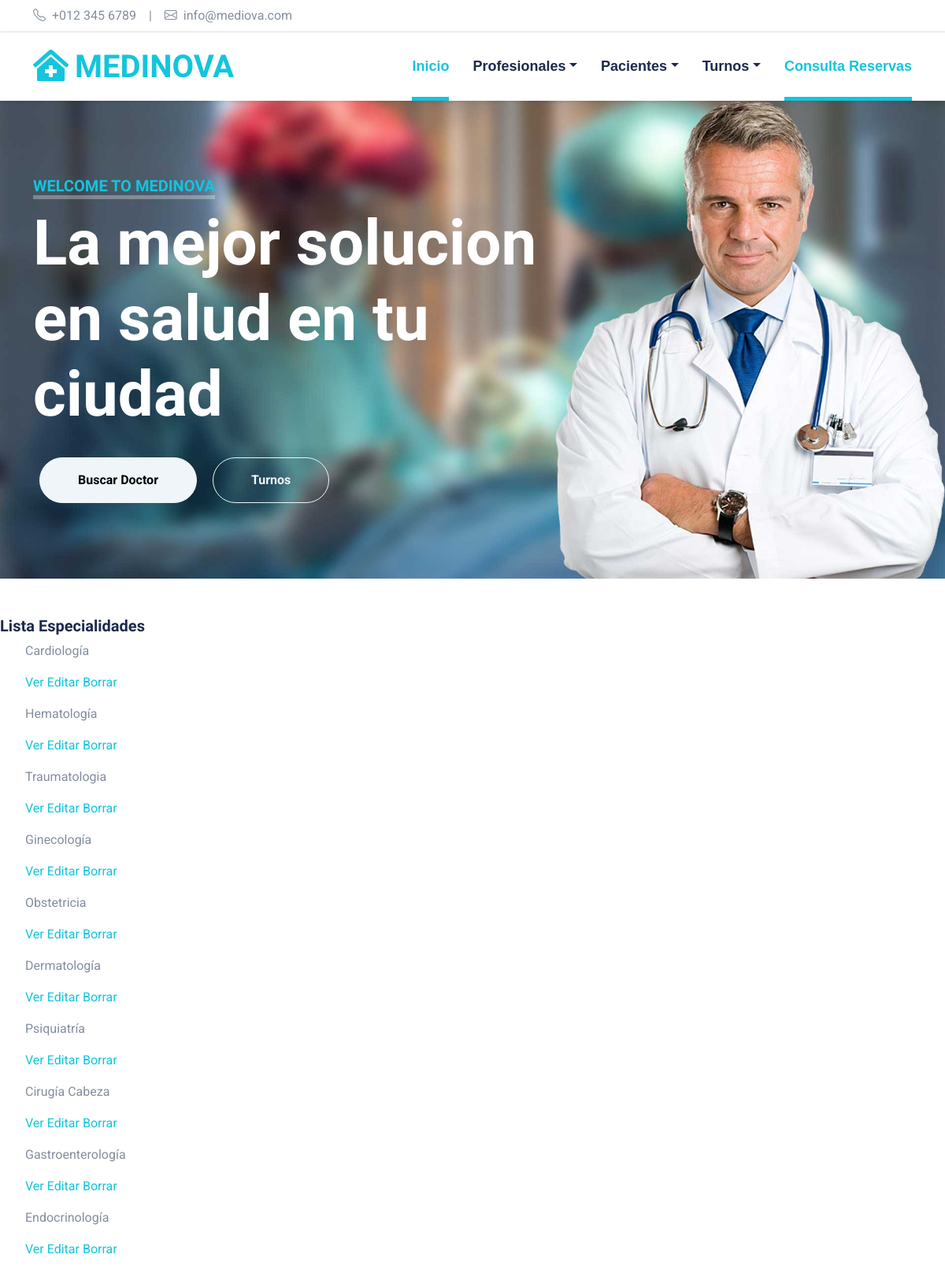
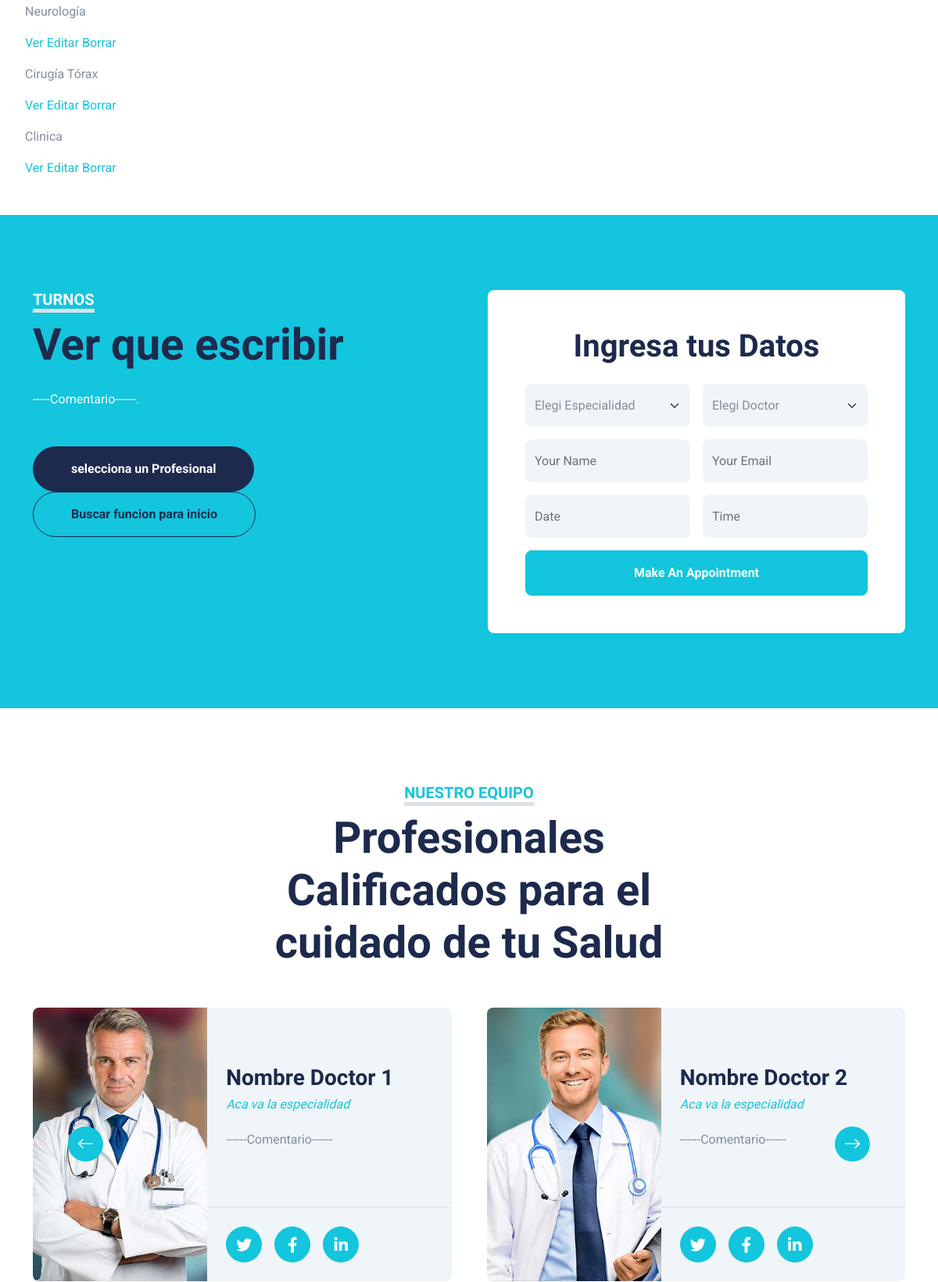
/AppTurnos1/especialidades/lista/ (upper part), run on an earlier commit of the app's database (2 pictures, top to bottom).
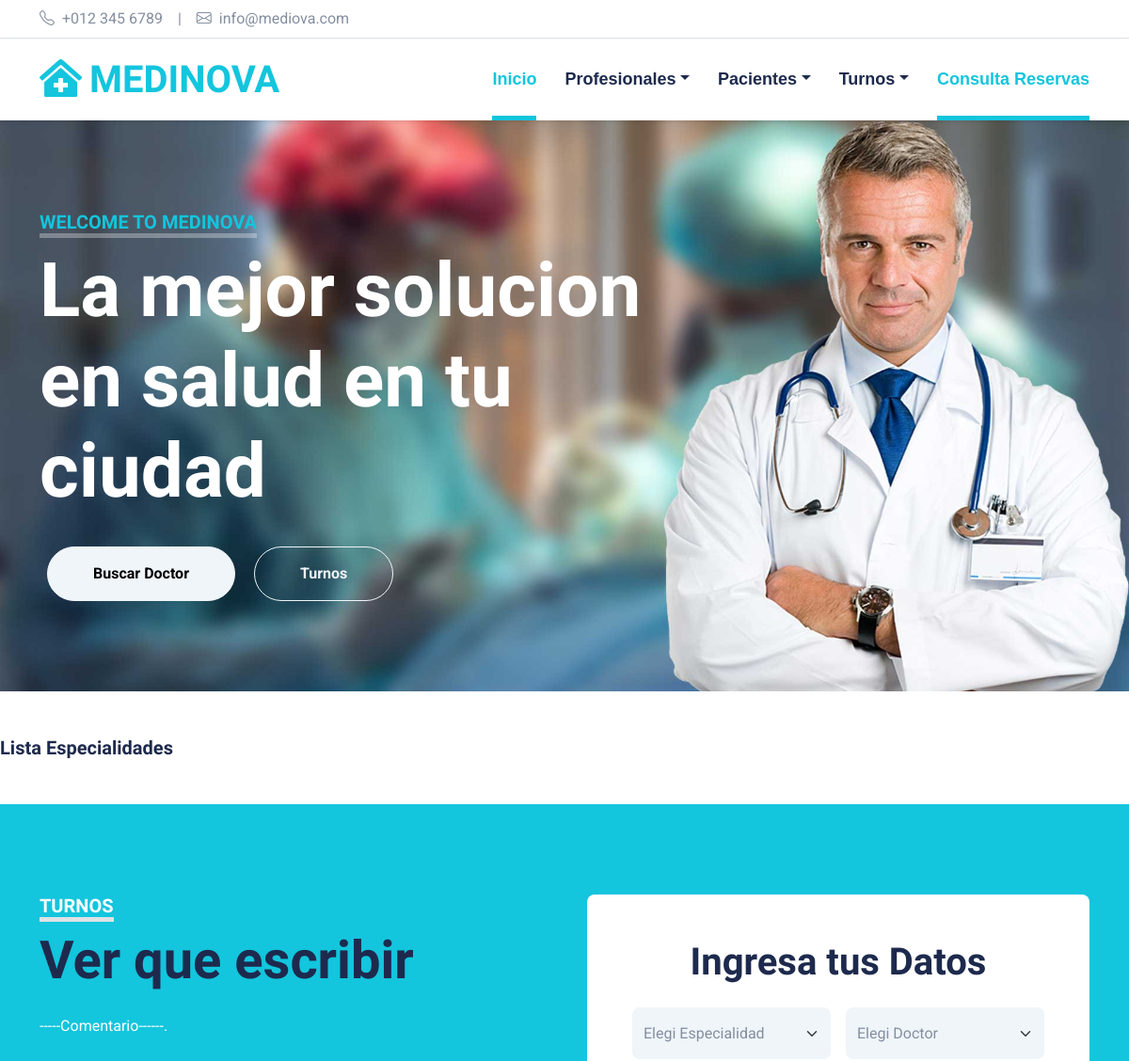
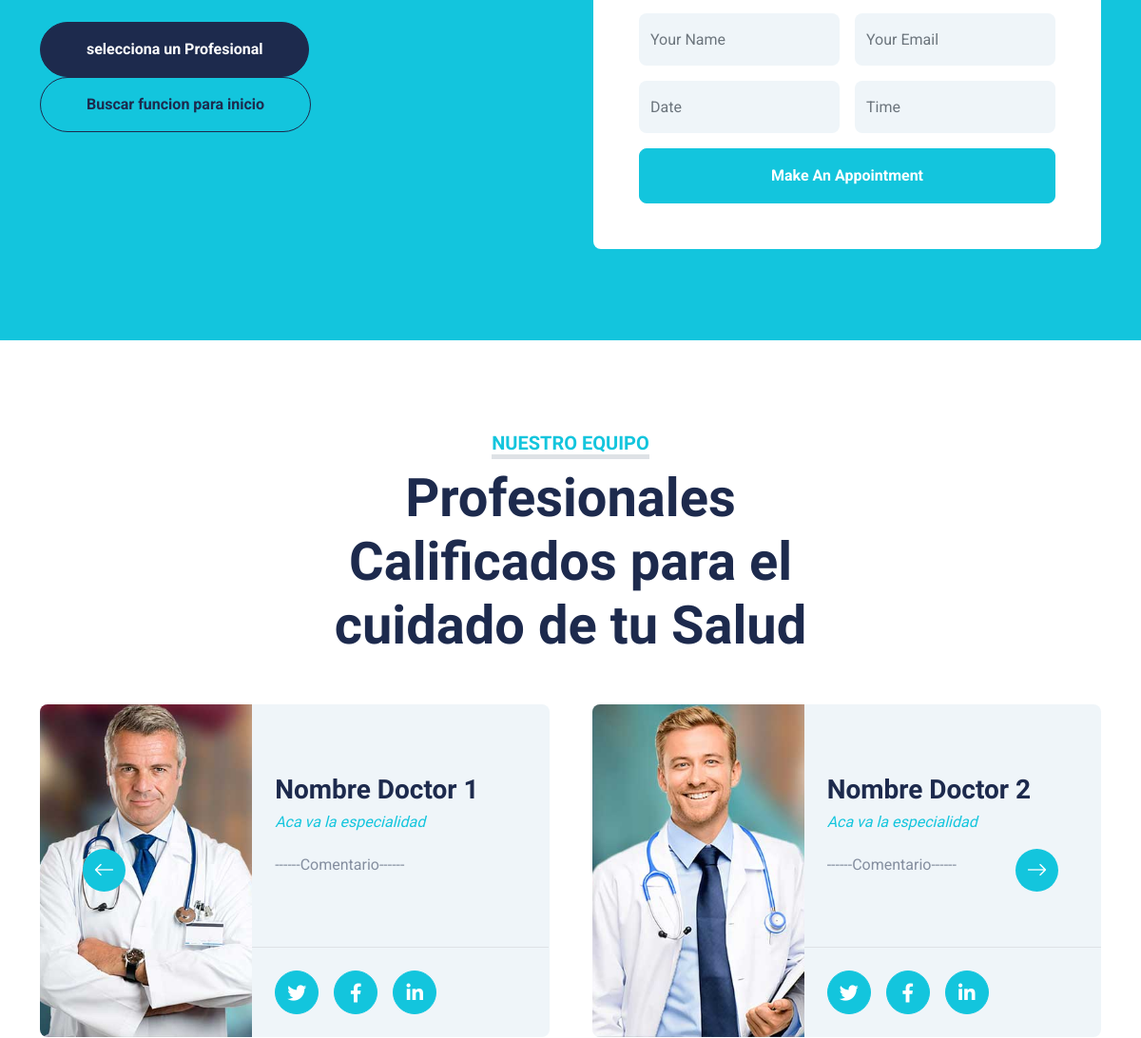
And on a later commit of the database (2 pictures, top to bottom).
### AppTurnos1/models.py (models this page shows, shortened)
class especialidades(models.Model):
    especialidad= models.CharField(max_length=40)

### AppTurnos1/views.py (the view)
# urls.py: path('especialidades/lista/', views.especialidadList.as_view(),name='List'),
class especialidadList(ListView):
    model = especialidades
    template= 'AppTurnos1/especialidades_List.html'

### AppTurnos1/templates/AppTurnos1/especialidades_List.html
{% extends "AppTurnos1/index.html" %}
{% load static %}
{% block Acavaloquecambia %}
<h5> Lista Especialidades </h5>
<ul>
    {% for especialidad in object_list %}
        <p>{{especialidad.especialidad}}</p>
        <p>
            <a href="{% url 'Detail' especialidad.id %}"> Ver</a>
            <a href="{% url 'Edit' especialidad.id %}"> Editar</a>
            <a href="{% url 'Delete' especialidad.id %}"> Borrar</a>
        </p>
    {% endfor %}
</ul>
{% endblock %}

### AppTurnos1/templates/AppTurnos1/index.html (shortened to what this page needs)
<!DOCTYPE html>
<html lang="en">
<head>
    {%load static%}
    <link href="https://cdnjs.cloudflare.com/ajax/libs/font-awesome/5.15.0/css/all.min.css" rel="stylesheet">
    <link href="https://cdn.jsdelivr.net/npm/bootstrap-icons@1.4.1/font/bootstrap-icons.css" rel="stylesheet">
    <link href="lib/owlcarousel/assets/owl.carousel.min.css" rel="stylesheet">
    <link href="lib/tempusdominus/css/tempusdominus-bootstrap-4.min.css" rel="stylesheet" />
    <link href="{%static 'Appturnos1/css/bootstrap.min.css' %}" rel="stylesheet">
    <link href="{%static 'Appturnos1/css/style.css' %}" rel="stylesheet">
</head>
<body>
    <div class="container-fluid py-2 border-bottom d-none d-lg-block">
        <div class="container">
            <div class="row">
                <div class="col-md-6 text-center text-lg-start mb-2 mb-lg-0">
                    <div class="d-inline-flex align-items-center">
                        <a class="text-decoration-none text-body pe-3" href=""><i class="bi bi-telephone me-2"></i>+012 345 6789</a>
                        <span class="text-body">|</span>
                        <a class="text-decoration-none text-body px-3" href=""><i class="bi bi-envelope me-2"></i>info@mediova.com</a>
                    </div>
                </div>
            </div>
        </div>
    </div>
    <div class="container-fluid sticky-top bg-white shadow-sm">
        <div class="container">
            <nav class="navbar navbar-expand-lg bg-white navbar-light py-3 py-lg-0">
                <a href="index.html" class="navbar-brand">
                    <h1 class="m-0 text-uppercase text-primary"><i class="fa fa-clinic-medical me-2"></i>Medinova</h1>
                </a>
                <div class="collapse navbar-collapse" id="navbarCollapse">
                    <div class="navbar-nav ms-auto py-0">
                        <a class="nav-item nav-link active" href="{% url 'inicio' %}" >Inicio </a>
                        <div class="nav-item dropdown">
                            <a href="#" class="nav-link dropdown-toggle" data-bs-toggle="dropdown">Profesionales</a>
                        </div>
                        <div class="nav-item dropdown">
                            <a href="#" class="nav-link dropdown-toggle" data-bs-toggle="dropdown">Pacientes</a>
                        </div>
                        <div class="nav-item dropdown">
                            <a href="#" class="nav-link dropdown-toggle" data-bs-toggle="dropdown">Turnos</a>
                        </div>
                        <a class="nav-item nav-link active" href="{% url 'turnoReservado' %}">Consulta Reservas</a>
                    </div>
                </div>
            </nav>
        </div>
    </div>
    <div class="container-fluid bg-primary py-5 mb-5 hero-header">
        <div class="container py-5">
            <div class="row justify-content-start">
                <div class="col-lg-8 text-center text-lg-start">
                    <h5 class="d-inline-block text-primary text-uppercase border-bottom border-5" style="border-color: rgba(256, 256, 256, .3) !important;">Welcome To Medinova</h5>
                    <h1 class="display-1 text-white mb-md-4">La mejor solucion en salud en tu ciudad</h1>
                    <div class="pt-2">
                        <a href="" class="btn btn-light rounded-pill py-md-3 px-md-5 mx-2">Buscar Doctor</a>
                        <a href="" class="btn btn-outline-light rounded-pill py-md-3 px-md-5 mx-2">Turnos</a>
                    </div>
                </div>
            </div>
        </div>
    </div>
    {% block Acavaloquecambia %}
    {% endblock %}
    <div class="container-fluid bg-primary my-5 py-5">
        <div class="container py-5">
            <div class="row gx-5">
                <div class="col-lg-6 mb-5 mb-lg-0">
                    <div class="mb-4">
                        <h5 class="d-inline-block text-white text-uppercase border-bottom border-5">Turnos</h5>
                        <h1 class="display-4">Ver que escribir</h1>
                    </div>
                    <p class="text-white mb-5">-----Comentario------.</p>
                    <a class="btn btn-dark rounded-pill py-3 px-5 me-3" href="">selecciona un Profesional</a>
                    <a class="btn btn-outline-dark rounded-pill py-3 px-5" href="">Buscar funcion para inicio</a>
                </div>
                <div class="col-lg-6">
                    <div class="bg-white text-center rounded p-5">
                        <h1 class="mb-4">Ingresa tus Datos</h1>
                        <form>
                            <div class="row g-3">
                                <div class="col-12 col-sm-6">
                                    <select class="form-select bg-light border-0" style="height: 55px;">
                                        <option selected>Elegi Especialidad</option>
                                    </select>
                                </div>
                                <div class="col-12 col-sm-6">
                                    <select class="form-select bg-light border-0" style="height: 55px;">
                                        <option selected>Elegi Doctor</option>
                                    </select>
                                </div>
                                <div class="col-12 col-sm-6">
                                    <input type="text" class="form-control bg-light border-0" placeholder="Your Name" style="height: 55px;">
                                </div>
                                <div class="col-12 col-sm-6">
                                    <input type="email" class="form-control bg-light border-0" placeholder="Your Email" style="height: 55px;">
                                </div>
                                <div class="col-12 col-sm-6">
                                    <div class="date" id="date" data-target-input="nearest">
                                        <input type="text"
                                            class="form-control bg-light border-0 datetimepicker-input"
                                            placeholder="Date" data-target="#date" data-toggle="datetimepicker" style="height: 55px;">
                                    </div>
                                </div>
                                <div class="col-12 col-sm-6">
                                    <div class="time" id="time" data-target-input="nearest">
                                        <input type="text"
                                            class="form-control bg-light border-0 datetimepicker-input"
                                            placeholder="Time" data-target="#time" data-toggle="datetimepicker" style="height: 55px;">
                                    </div>
                                </div>
                                <div class="col-12">
                                    <button class="btn btn-primary w-100 py-3" type="submit">Make An Appointment</button>
                                </div>
                            </div>
                        </form>
                    </div>
                </div>
            </div>
        </div>
    </div>
    <div class="container-fluid py-5">
        <div class="container">
            <div class="text-center mx-auto mb-5" style="max-width: 500px;">
                <h5 class="d-inline-block text-primary text-uppercase border-bottom border-5">Nuestro Equipo</h5>
                <h1 class="display-4">Profesionales Calificados para el cuidado de tu Salud </h1>
            </div>
            <div class="owl-carousel team-carousel position-relative">
                <div class="team-item">
                    <div class="row g-0 bg-light rounded overflow-hidden">
                        <div class="col-12 col-sm-5 h-100">
                            <img class="img-fluid h-100" src="img/team-1.jpg" style="object-fit: cover;">
                        </div>
                        <div class="col-12 col-sm-7 h-100 d-flex flex-column">
                            <div class="mt-auto p-4">
                                <h3>Nombre Doctor 1</h3>
                                <h6 class="fw-normal fst-italic text-primary mb-4">Aca va la especialidad</h6>
                                <p class="m-0">------Comentario------</p>
                            </div>
                            <div class="d-flex mt-auto border-top p-4">
                                <a class="btn btn-lg btn-primary btn-lg-square rounded-circle me-3" href="#"><i class="fab fa-twitter"></i></a>
                                <a class="btn btn-lg btn-primary btn-lg-square rounded-circle me-3" href="#"><i class="fab fa-facebook-f"></i></a>
                                <a class="btn btn-lg btn-primary btn-lg-square rounded-circle" href="#"><i class="fab fa-linkedin-in"></i></a>
                            </div>
                        </div>
                    </div>
                </div>
                <div class="team-item">
                    <div class="row g-0 bg-light rounded overflow-hidden">
                        <div class="col-12 col-sm-5 h-100">
                            <img class="img-fluid h-100" src="img/team-2.jpg" style="object-fit: cover;">
                        </div>
                        <div class="col-12 col-sm-7 h-100 d-flex flex-column">
                            <div class="mt-auto p-4">
                                <h3>Nombre Doctor 2</h3>
                                <h6 class="fw-normal fst-italic text-primary mb-4">Aca va la especialidad</h6>
                                <p class="m-0">------Comentario------</p>
                            </div>
                            <div class="d-flex mt-auto border-top p-4">
                                <a class="btn btn-lg btn-primary btn-lg-square rounded-circle me-3" href="#"><i class="fab fa-twitter"></i></a>
                                <a class="btn btn-lg btn-primary btn-lg-square rounded-circle me-3" href="#"><i class="fab fa-facebook-f"></i></a>
                                <a class="btn btn-lg btn-primary btn-lg-square rounded-circle" href="#"><i class="fab fa-linkedin-in"></i></a>
                            </div>
                        </div>
                    </div>
                </div>
            </div>
        </div>
    </div>
</body>
</html>

### AppTurnos1/static/AppTurnos1/css/style.css (style rules this page uses)
:root { --primary: #13C5DD; --secondary: #354F8E; --light: #EFF5F9; --dark: #1D2A4D; }
.btn { font-weight: 700; transition: .5s; }
.btn-primary { color: #FFFFFF; }
.btn-lg-square { width: 46px; height: 46px; }
.btn-square, .btn-sm-square, .btn-lg-square { padding-left: 0; padding-right: 0; text-align: center; }
.navbar-light .navbar-nav .nav-link { font-family: 'Jost', sans-serif; position: relative; margin-left: 30px; padding: 30px 0; font-size: 18px; font-weight: 700; color: var(--dark); outline: none; transition: .5s; }
.navbar-light .navbar-nav .nav-link:hover, .navbar-light .navbar-nav .nav-link.active { color: var(--primary); }
@media (min-width: 992px) { .navbar-light .navbar-nav .nav-link::before { position: absolute; content: ""; width: 0; height: 5px; bottom: 0; left: 50%; background: var(--primary); transition: .5s; } }
@media (min-width: 992px) { .navbar-light .navbar-nav .nav-link:hover::before, .navbar-light .navbar-nav .nav-link.active::before { width: 100%; left: 0; } }
.hero-header { background: url(../img/hero.jpg) top right no-repeat; background-size: cover; }
@media (min-width: 576px) { .team-item .row { height: 350px; } }

What changed in the data, as far as the page shows it:
removed especialidades: especialidad "Cardiología"
removed especialidades: especialidad "Hematología"
removed especialidades: especialidad "Traumatologia"
removed especialidades: especialidad "Ginecología"
removed especialidades: especialidad "Obstetricia"
removed especialidades: especialidad "Dermatología"
removed especialidades: especialidad "Psiquiatría"
removed especialidades: especialidad "Cirugía Cabeza"
removed especialidades: especialidad "Gastroenterología"
removed especialidades: especialidad "Endocrinología"
removed especialidades: especialidad "Neurología"
removed especialidades: especialidad "Cirugía Tórax"
removed especialidades: especialidad "Clinica"
